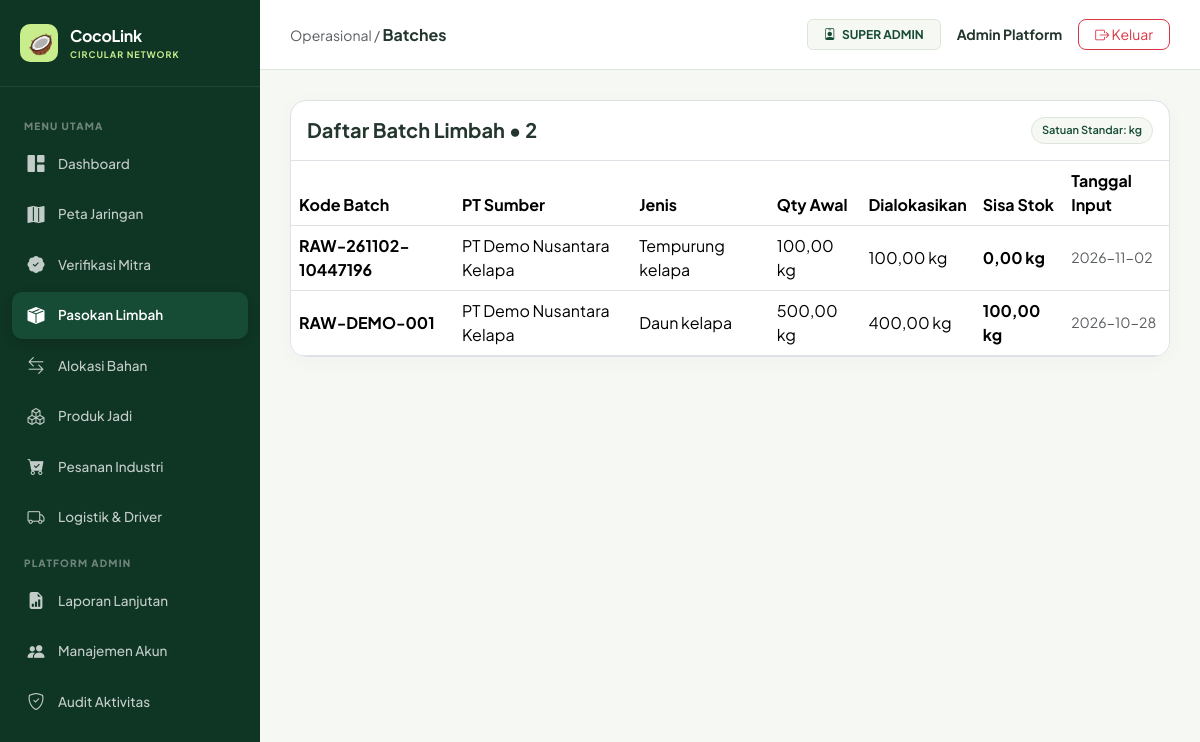
Screenshot of /index.php?page=batches (signed in) with the database file from the repository.
### tables this page shows
CREATE TABLE `users` (
  `id` bigint(20) UNSIGNED NOT NULL,
  `name` varchar(120) NOT NULL,
  `email` varchar(190) NOT NULL,
  `password_hash` varchar(255) NOT NULL,
  `role` enum('super_admin','induk','supplier','coop','buyer','driver') NOT NULL,
  `supplier_id` bigint(20) UNSIGNED DEFAULT NULL,
  `coop_id` bigint(20) UNSIGNED DEFAULT NULL,
  `buyer_id` bigint(20) UNSIGNED DEFAULT NULL,
  `is_active` tinyint(1) NOT NULL DEFAULT 1,
  `created_at` timestamp NOT NULL DEFAULT current_timestamp()
);

CREATE TABLE `raw_batches` (
  `id` bigint(20) UNSIGNED NOT NULL,
  `supplier_id` bigint(20) UNSIGNED NOT NULL,
  `raw_type_id` int(10) UNSIGNED NOT NULL,
  `batch_code` varchar(30) NOT NULL,
  `quantity` decimal(13,2) NOT NULL,
  `unit` varchar(12) NOT NULL DEFAULT 'kg',
  `notes` text DEFAULT NULL,
  `created_at` timestamp NOT NULL DEFAULT current_timestamp()
);

CREATE TABLE `suppliers` (
  `id` bigint(20) UNSIGNED NOT NULL,
  `legal_name` varchar(160) NOT NULL,
  `nib` varchar(30) NOT NULL,
  `province` varchar(90) NOT NULL,
  `city` varchar(90) NOT NULL,
  `address` text NOT NULL,
  `latitude` decimal(10,7) NOT NULL,
  `longitude` decimal(10,7) NOT NULL,
  `status` enum('pending','verified','rejected') NOT NULL DEFAULT 'pending',
  `verified_by` bigint(20) UNSIGNED DEFAULT NULL,
  `verified_at` datetime DEFAULT NULL,
  `created_at` timestamp NOT NULL DEFAULT current_timestamp()
);

CREATE TABLE `raw_types` (
  `id` int(10) UNSIGNED NOT NULL,
  `name` varchar(90) NOT NULL,
  `examples` varchar(255) NOT NULL,
  `created_at` timestamp NOT NULL DEFAULT current_timestamp()
);

### index.php (called while the page is built, shortened)
<?php
require __DIR__ . '/app/bootstrap.php';
require __DIR__ . '/app/actions.php';
require __DIR__ . '/app/views/layout.php';
$page = (string)($_GET['page'] ?? 'home');
try {
    $u = current_user();
    render_page($page, $u);
} catch (Throwable $ex) {
    try {
        if (db()->inTransaction()) {
            db()->rollBack();
        }
    } catch (Throwable $ignored) {}
    $error = $ex instanceof PDOException
        ? 'Koneksi atau operasi database gagal. Pastikan MySQL aktif di XAMPP, database cocolink sudah terimpor, dan data tidak duplikat.'
        : $ex->getMessage();
    if ($_SERVER['REQUEST_METHOD'] === 'POST') {
        $back = (string)($_GET['page'] ?? 'dashboard');
        if (!preg_match('/^[a-z_]+$/', $back)) {
            $back = 'dashboard';
        }
        flash($error, 'danger');
        redirect($back);
    }
    http_response_code(400);
?>
<!doctype html>
<html lang="id">
<head>
    <meta charset="utf-8">
    <meta name="viewport" content="width=device-width, initial-scale=1">
    <title>CoCoLink &bull; Kesalahan Sistem</title>
    <link href="https://cdn.jsdelivr.net/npm/bootstrap@5.3.2/dist/css/bootstrap.min.css" rel="stylesheet">
    <link rel="stylesheet" href="https://cdn.jsdelivr.net/npm/bootstrap-icons@1.11.2/font/bootstrap-icons.min.css">
</head>
<body style="background:#F6F8F4; padding:60px 20px;">
    <div class="container" style="max-width: 600px;">
        <div class="card shadow-sm border-danger">
            <div class="card-body p-4 text-center">
                <div class="display-4 text-danger mb-3"><i class="bi bi-exclamation-triangle-fill"></i></div>
                <h4 class="fw-bold text-dark">Tidak Dapat Membuka Halaman</h4>
                <p class="text-muted mt-3 mb-4"><?= e($error) ?></p>
                <a href="<?= e(url('dashboard')) ?>" class="btn btn-success fw-bold px-4" style="background:#164B35; border:none; border-radius:10px;">
                    <i class="bi bi-house-door-fill me-1"></i> Kembali ke Dashboard
                </a>
            </div>
        </div>
    </div>
</body>
</html>
<?php
}

### app/bootstrap.php (called while the page is built, shortened)
<?php
$config = require __DIR__ . '/../config/config.php';
function db(): PDO {
    global $config;
    static $pdo = null;
    if ($pdo === null) {
        $pdo = new PDO(
            'mysql:host=' . $config['db_host'] . ';port=' . $config['db_port'] . ';dbname=' . $config['db_name'] . ';charset=utf8mb4',
            $config['db_user'],
            $config['db_password'],
            [
                PDO::ATTR_ERRMODE            => PDO::ERRMODE_EXCEPTION,
                PDO::ATTR_DEFAULT_FETCH_MODE => PDO::FETCH_ASSOC,
                PDO::ATTR_EMULATE_PREPARES   => false
            ]
        );
    }
    return $pdo;
}
function sql(string $query, array $params = []): PDOStatement {
    $st = db()->prepare($query);
    $st->execute($params);
    return $st;
}
function rows(string $query, array $params = []): array {
    return sql($query, $params)->fetchAll();
}
function one(string $query, array $params = []): ?array {
    $r = sql($query, $params)->fetch();
    return $r ?: null;
}
function e(mixed $v): string {
    return htmlspecialchars((string)($v ?? ''), ENT_QUOTES | ENT_SUBSTITUTE, 'UTF-8');
}
function app_base(): string {
    $dir = str_replace('\\', '/', dirname($_SERVER['SCRIPT_NAME'] ?? '/index.php'));
    return ($dir === '/' || $dir === '.') ? '' : rtrim($dir, '/');
}
function url(string $page = 'dashboard', array $args = []): string {
    return app_base() . '/index.php?' . http_build_query(array_merge(['page' => $page], $args));
}
function number(mixed $n, int $dec = 2): string {
    return number_format((float)$n, $dec, ',', '.');
}
function current_user(): ?array {
    $u = one('SELECT * FROM users WHERE id=?', [(int)$_SESSION['uid']]);
    return $u;
}
function is_manager(?array $u = null): bool {
    $u ??= current_user();
    return $u && in_array($u['role'], ['super_admin', 'induk'], true);
}
?>

### app/views/pages/batches.php (the view, shortened to what this page needs)
<?php
function page_batches(array $u): void {
    $manager = is_manager($u);
    $batches = $manager
        ? rows("SELECT b.*, s.legal_name, r.name AS raw_name,
                 (SELECT COALESCE(SUM(a.quantity),0) FROM allocations a WHERE a.batch_id=b.id AND a.status<>'rejected') AS reserved
                 FROM raw_batches b
                 JOIN suppliers s ON s.id=b.supplier_id
                 JOIN raw_types r ON r.id=b.raw_type_id
                 ORDER BY b.id DESC")
        : rows("SELECT b.*, s.legal_name, r.name AS raw_name,
                 (SELECT COALESCE(SUM(a.quantity),0) FROM allocations a WHERE a.batch_id=b.id AND a.status<>'rejected') AS reserved
                 FROM raw_batches b
                 JOIN suppliers s ON s.id=b.supplier_id
                 JOIN raw_types r ON r.id=b.raw_type_id
                 WHERE b.supplier_id=?
                 ORDER BY b.id DESC", [$u['supplier_id']]);
?>
<div class="panel bg-white border" style="border-radius:16px; overflow:hidden;">
    <div class="p-3 border-bottom d-flex justify-content-between align-items-center">
        <h5 class="fw-bold mb-0">Daftar Batch Limbah &bull; <?= count($batches) ?></h5>
        <span class="chip">Satuan Standar: kg</span>
    </div>
    <div class="table-responsive">
        <table class="table table-hover align-middle mb-0">
            <thead>
                <tr>
                    <th>Kode Batch</th>
                    <th>PT Sumber</th>
                    <th>Jenis</th>
                    <th>Qty Awal</th>
                    <th>Dialokasikan</th>
                    <th>Sisa Stok</th>
                    <th>Tanggal Input</th>
                </tr>
            </thead>
            <tbody>
            <?php foreach ($batches as $b): ?>
                <tr>
                    <td class="fw-bold"><?= e($b['batch_code']) ?></td>
                    <td><?= e($b['legal_name']) ?></td>
                    <td><?= e($b['raw_name']) ?></td>
                    <td><?= number($b['quantity']) ?> kg</td>
                    <td><?= number($b['reserved']) ?> kg</td>
                    <td><strong><?= number((float)$b['quantity'] - (float)$b['reserved']) ?> kg</strong></td>
                    <td class="text-muted small"><?= e(substr($b['created_at'], 0, 10)) ?></td>
                </tr>
            <?php endforeach; ?>
            </tbody>
        </table>
    </div>
</div>
<?php } ?>

### app/views/layout.php (shortened to what this page needs)
<?php
function render_layout(string $title, string $page, array $u, callable $content): void {
?>
<!DOCTYPE html>
<html lang="id">
<head>
    <link href="https://cdn.jsdelivr.net/npm/bootstrap@5.3.2/dist/css/bootstrap.min.css" rel="stylesheet">
    <link rel="stylesheet" href="https://cdn.jsdelivr.net/npm/bootstrap-icons@1.11.2/font/bootstrap-icons.min.css">
</head>
<body>
    <div class="app-wrapper">
        <aside class="app-sidebar">
            <div class="sidebar-brand">
                <div class="logo-icon"><i class="bi bi-circle-styled">🥥</i></div>
                <div>
                    <div class="fw-bold" style="font-size: 16px; letter-spacing: -0.3px;">CocoLink</div>
                    <div style="font-size: 9px; color: var(--coco-accent); letter-spacing: 1px; font-weight: 700;">CIRCULAR NETWORK</div>
                </div>
            </div>
            <ul class="sidebar-menu">
                <li class="menu-header">Menu Utama</li>
                <li><a href="<?= e(url('dashboard')) ?>" class="<?= $page === 'dashboard' ? 'active' : '' ?>"><i class="bi bi-grid-1x2-fill"></i> Dashboard</a></li>
                <li><a href="<?= e(url('maps')) ?>" class="<?= $page === 'maps' ? 'active' : '' ?>"><i class="bi bi-map-fill"></i> Peta Jaringan</a></li>
                <?php if (is_manager($u)): ?>
                    <li><a href="<?= e(url('verification')) ?>" class="<?= $page === 'verification' ? 'active' : '' ?>"><i class="bi bi-patch-check-fill"></i> Verifikasi Mitra</a></li>
                <?php endif; ?>
                <?php if (is_manager($u) || $u['role'] === 'supplier'): ?>
                    <li><a href="<?= e(url('batches')) ?>" class="<?= $page === 'batches' ? 'active' : '' ?>"><i class="bi bi-box-seam-fill"></i> Pasokan Limbah</a></li>
                <?php endif; ?>
                <?php if (is_manager($u) || $u['role'] === 'supplier' || $u['role'] === 'coop'): ?>
                    <li><a href="<?= e(url('allocations')) ?>" class="<?= $page === 'allocations' ? 'active' : '' ?>"><i class="bi bi-arrow-left-right"></i> Alokasi Bahan</a></li>
                <?php endif; ?>
                <?php if (is_manager($u) || $u['role'] === 'coop'): ?>
                    <li><a href="<?= e(url('products')) ?>" class="<?= $page === 'products' ? 'active' : '' ?>"><i class="bi bi-boxes"></i> Produk Jadi</a></li>
                <?php endif; ?>
                <?php if (is_manager($u) || $u['role'] === 'buyer'): ?>
                    <li><a href="<?= e(url('orders')) ?>" class="<?= $page === 'orders' ? 'active' : '' ?>"><i class="bi bi-cart-check-fill"></i> Pesanan Industri</a></li>
                <?php endif; ?>
                <li><a href="<?= e(url('shipments')) ?>" class="<?= $page === 'shipments' ? 'active' : '' ?>"><i class="bi bi-truck"></i> Logistik & Driver</a></li>
                <?php if (is_manager($u)): ?>
                    <li class="menu-header">Platform Admin</li>
                    <li><a href="<?= e(url('reports')) ?>" class="<?= $page === 'reports' ? 'active' : '' ?>"><i class="bi bi-file-earmark-bar-graph-fill"></i> Laporan Lanjutan</a></li>
                    <?php if ($u['role'] === 'super_admin'): ?>
                        <li><a href="<?= e(url('accounts')) ?>" class="<?= $page === 'accounts' ? 'active' : '' ?>"><i class="bi bi-people-fill"></i> Manajemen Akun</a></li>
                        <li><a href="<?= e(url('audit')) ?>" class="<?= $page === 'audit' ? 'active' : '' ?>"><i class="bi bi-shield-check"></i> Audit Aktivitas</a></li>
                    <?php endif; ?>
                <?php endif; ?>
            </ul>
        </aside>
        <div class="app-main">
            <header class="app-header">
                <div>
                    <span class="text-muted small">Operasional / </span>
                    <span class="fw-bold text-capitalize"><?= str_replace('_', ' ', $page) ?></span>
                </div>
                <div class="d-flex align-items-center gap-3">
                    <span class="badge px-3 py-2" style="background:#F6F8F4; color:#164B35; border:1px solid #DCE6D9; font-weight:700;">
                        <i class="bi bi-person-badge me-1"></i> <?= e(str_replace('_', ' ', strtoupper($u['role']))) ?>
                    </span>
                    <div class="fw-bold" style="font-size:14px;"><?= e($u['name']) ?></div>
                    <form method="post" action="<?= e(url('logout')) ?>" style="margin:0;">
                        <button class="btn btn-sm btn-outline-danger px-3" style="border-radius:8px;"><i class="bi bi-box-arrow-right"></i> Keluar</button>
                    </form>
                </div>
            </header>
            <main class="app-content">
                <?php $content(); ?>
            </main>
        </div>
    </div>
</body>
</html>
<?php
}
?>

### app/views/layout.php (style rules this page uses)
:root { --coco-primary: #164B35; --coco-primary-dark: #0F3525; --coco-accent: #C7ED8D; --coco-bg: #F6F8F4; --coco-border: #DCE6D9; --coco-text: #24362E; --sidebar-width: 260px; }
body { font-family: 'Plus Jakarta Sans', -apple-system, BlinkMacSystemFont, sans-serif; background-color: var(--coco-bg); color: var(--coco-text); margin: 0; padding: 0; overflow-x: hidden; }
.app-wrapper { display: flex; min-height: 100vh; width: 100vw; }
.app-sidebar { width: var(--sidebar-width); background-color: var(--coco-primary-dark); color: #ffffff; flex-shrink: 0; display: flex; flex-direction: column; position: fixed; top: 0; bottom: 0; left: 0; z-index: 100; overflow-y: auto; }
.app-main { flex-grow: 1; margin-left: var(--sidebar-width); min-width: 0; display: flex; flex-direction: column; }
.app-header { height: 70px; background: #ffffff; border-bottom: 1px solid var(--coco-border); display: flex; align-items: center; justify-content: space-between; padding: 0 30px; position: sticky; top: 0; z-index: 90; }
.app-content { padding: 30px; flex-grow: 1; }
.sidebar-brand { padding: 24px 20px; display: flex; align-items: center; gap: 12px; border-bottom: 1px solid rgba(255,255,255,0.08); }
.sidebar-brand .logo-icon { width: 38px; height: 38px; background: var(--coco-accent); border-radius: 10px; display: flex; align-items: center; justify-content: center; color: var(--coco-primary-dark); font-size: 20px; }
.sidebar-menu { padding: 20px 12px; list-style: none; margin: 0; flex-grow: 1; }
.sidebar-menu .menu-header { font-size: 10px; font-weight: 800; text-transform: uppercase; letter-spacing: 1.2px; color: rgba(255,255,255,0.4); padding: 12px 12px 6px; }
.sidebar-menu a { display: flex; align-items: center; gap: 12px; padding: 11px 14px; color: rgba(255,255,255,0.75); text-decoration: none; border-radius: 10px; font-size: 13.5px; font-weight: 500; transition: all 0.2s ease; margin-bottom: 3px; }
.sidebar-menu a.active { color: #ffffff; background: var(--coco-primary); font-weight: 600; box-shadow: 0 4px 12px rgba(0,0,0,0.15); }
.sidebar-menu a i { font-size: 17px; width: 20px; text-align: center; }
.panel { background: #ffffff; border: 1px solid var(--coco-border); border-radius: 16px; box-shadow: 0 4px 20px rgba(22, 75, 53, 0.03); }
.chip { display: inline-block; padding: 4px 10px; border-radius: 20px; background: var(--coco-bg); border: 1px solid var(--coco-border); font-size: 11px; font-weight: 600; color: var(--coco-primary); }

### rows the page displays
users: role "SUPER ADMIN", name "Admin Platform"
raw_batches: batch_code "RAW-261102-10447196", supplier.legal_name "PT Demo Nusantara Kelapa", raw_type.name "Tempurung kelapa", quantity "100,00", reserved "100,00", reserved "0,00", created_at "2026-11-02"
raw_batches: batch_code "RAW-DEMO-001", supplier.legal_name "PT Demo Nusantara Kelapa", raw_type.name "Daun kelapa", quantity "500,00", reserved "400,00", reserved "100,00", created_at "2026-10-28"

### other values shown
str_replace('_', ' ', $page) "Batches"
count($batches) "2"
